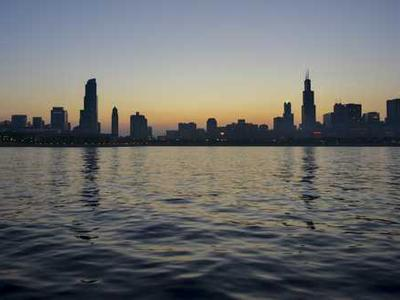
#> input picture dashboard/test-image.jpg, 400 x 300 px
$ python -i enhancement.py   (imports and definitions only)
#> lines starting #> are read from the running program, lines starting #| are printed output that depends on the picture
### src/utils/logger.py
"""
Logging configuration for Auto Media Editor
"""

import logging
import sys
from pathlib import Path
from typing import Optional
from .config import config


def setup_logger(
    name: str = "auto_media_editor",
    level: Optional[str] = None,
    log_file: Optional[str] = None
) -> logging.Logger:
    """
    Setup logger for Auto Media Editor

    Args:
        name: Logger name
        level: Log level
        log_file: Log file path

    Returns:
        Configured logger
    """
#> called with name = 'auto_media_editor'
    # Get log level from config if not provided
    if level is None:
        level = config.log_level

    # Create logger
    logger = logging.getLogger(name)
    logger.setLevel(getattr(logging, level.upper()))
#> (this line was passed over: src is not available in this run)

    # Clear existing handlers
    logger.handlers.clear()

    # Create formatter
    formatter = logging.Formatter(
        '%(asctime)s - %(name)s - %(levelname)s - %(message)s',
        datefmt='%Y-%m-%d %H:%M:%S'
    )

    # Console handler
    console_handler = logging.StreamHandler(sys.stdout)
    console_handler.setLevel(getattr(logging, level.upper()))
#> (this line was passed over: src is not available in this run)
    console_handler.setFormatter(formatter)
    logger.addHandler(console_handler)

    # File handler (optional)
    if log_file:
        # Ensure log directory exists
        log_path = Path(log_file)
        log_path.parent.mkdir(parents=True, exist_ok=True)

        file_handler = logging.FileHandler(log_file, encoding='utf-8')
        file_handler.setLevel(getattr(logging, level.upper()))
        file_handler.setFormatter(formatter)
        logger.addHandler(file_handler)

    return logger


def get_logger(name: str = "auto_media_editor") -> logging.Logger:
    """
    Get logger instance

    Args:
        name: Logger name

    Returns:
        Logger instance
    """
    return logging.getLogger(name)


# Create default logger
logger = setup_logger()

### src/image_processor/enhancement.py
"""
Image enhancement module for Auto Media Editor
"""

import cv2
import numpy as np
from skimage import exposure, filters
from typing import Tuple
from ..utils.logger import get_logger

logger = get_logger(__name__)


class ImageEnhancer:
    """Image enhancement utilities"""

    def __init__(self):
        """Initialize image enhancer"""
        pass

    def enhance(self, image: np.ndarray, level: str = "auto") -> np.ndarray:
        """
        Enhance image quality

        Args:
            image: Input image
            level: Enhancement level (auto, low, medium, high)

        Returns:
            Enhanced image
        """
        enhanced = image.copy()

        if level == "auto":
            enhanced = self._auto_enhance(enhanced)
        elif level == "low":
            enhanced = self._low_enhancement(enhanced)
        elif level == "medium":
            enhanced = self._medium_enhancement(enhanced)
        elif level == "high":
            enhanced = self._high_enhancement(enhanced)
        else:
            logger.warning(f"Unknown enhancement level: {level}, using auto")
            enhanced = self._auto_enhance(enhanced)

        return enhanced

    def _auto_enhance(self, image: np.ndarray) -> np.ndarray:
        """
        Automatic enhancement based on image analysis

        Args:
            image: Input image

        Returns:
            Enhanced image
        """
        enhanced = image.copy()

        # Analyze image quality
        brightness = np.mean(enhanced)
#> brightness = 107.1
        contrast = np.std(enhanced)
#> contrast = 52.36

        # Adjust brightness if needed
        if brightness < 100:
            enhanced = self._adjust_brightness(enhanced, 1.2)
        elif brightness > 200:
            enhanced = self._adjust_brightness(enhanced, 0.8)

        # Adjust contrast if needed
        if contrast < 30:
            enhanced = self._adjust_contrast(enhanced, 1.3)

        # Apply sharpening
        enhanced = self._sharpen(enhanced)

        # Apply noise reduction
        enhanced = self._reduce_noise(enhanced)

        return enhanced

    # [72 lines left out: functions _low_enhancement, _medium_enhancement, _high_enhancement, _adjust_brightness, _adjust_contrast, not called in this run]

    def _sharpen(self, image: np.ndarray) -> np.ndarray:
        """
        Sharpen image

        Args:
            image: Input image

        Returns:
            Sharpened image
        """
        kernel = np.array([[-1, -1, -1],
                          [-1,  9, -1],
                          [-1, -1, -1]])
        return cv2.filter2D(image, -1, kernel)
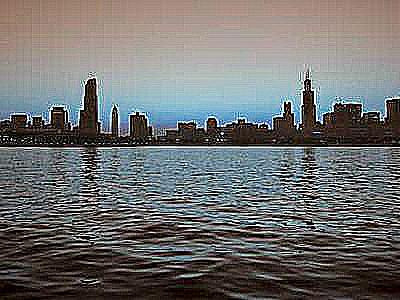
#> returned value: shape (300, 400, 3); mean of channels 0, 1, 2 110.8, 111.4, 110.9; drawn as B, G, R

    def _reduce_noise(self, image: np.ndarray) -> np.ndarray:
        """
        Reduce noise in image

        Args:
            image: Input image

        Returns:
            Denoised image
        """
        return cv2.fastNlMeansDenoisingColored(image, None, 10, 10, 7, 21)
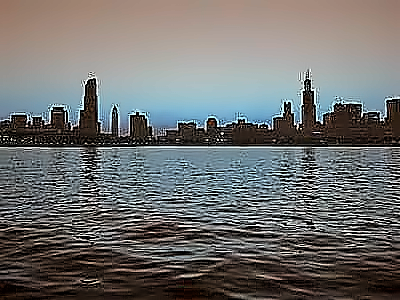
#> returned value: shape (300, 400, 3); mean of channels 0, 1, 2 109.9, 111, 111; drawn as B, G, R

    # [73 lines left out: functions _enhance_colors, histogram_equalization, adjust_gamma, white_balance, not called in this run]

>>> import cv2
>>> picture = cv2.cvtColor(cv2.imread('../../dashboard/test-image.jpg'), cv2.COLOR_BGR2RGB)
>>> result = ImageEnhancer().enhance(picture)
